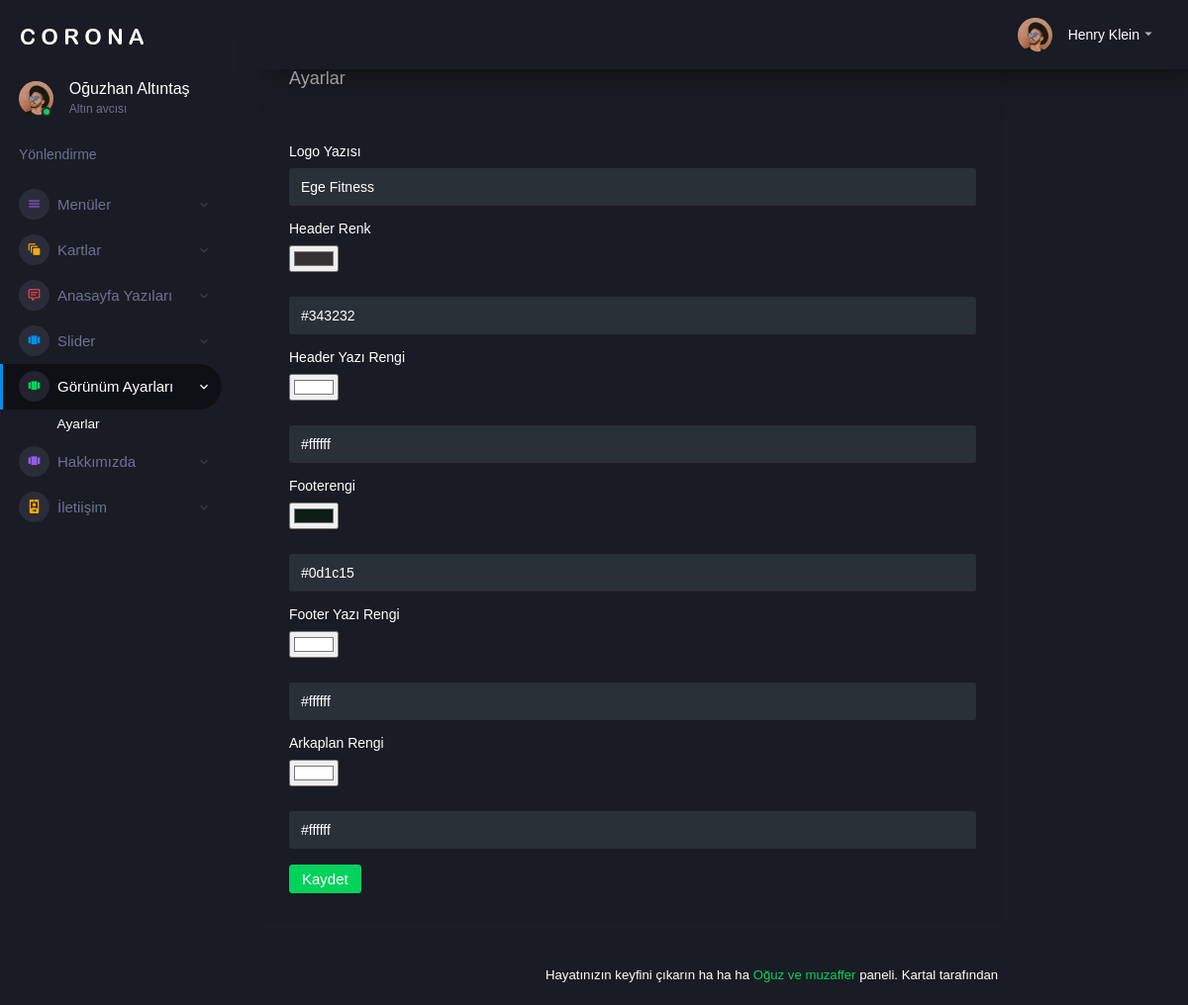
The page /adminPanel/ayar.php (signed in) on the database its author committed.
### tables this page shows
CREATE TABLE IF NOT EXISTS `ayar` (
  `id` int(11) NOT NULL AUTO_INCREMENT,
  `logo` varchar(50) NOT NULL,
  `header_renk` varchar(50) NOT NULL,
  `header_yazi_renk` varchar(50) NOT NULL,
  `footer_renk` varchar(50) NOT NULL,
  `footer_yazi_renk` varchar(50) NOT NULL,
  `bg_renk` varchar(50) NOT NULL,
  PRIMARY KEY (`id`)
);

### adminPanel/ayar.php (the view, shortened to what this page needs)
<?php
include "panelheader.php";
include "../baglan.php";
$ayar = $conn->query("SELECT * FROM ayar", PDO::FETCH_ASSOC);
$ayar->rowCount();
$ayarCek =  $ayar->fetch(PDO::FETCH_ASSOC);
?>
  <div class="row" style="margin-left: 10px;">
              <div class="col-md-12 grid-margin stretch-card">
                <div class="card">
                  <div class="card-body">
                    <h4 class="card-title">Ayarlar</h4>
                    <h4 class="card-description"> Ayarlar </h4><br><br>
                    <form class="forms-sample" action="ayarİslem.php" method="POST">
                    <div class="form-group">
                        <label for="exampleInputUsername1">Logo Yazısı</label>
                        <br>
                        <input type="text" value="<?php echo $ayarCek['logo']; ?>" class="form-control"  placeholder="" name="logo" required >
                      </div>
                      <div class="form-group">
                        <label for="exampleInputUsername1">Header Renk</label>
                        <br>
                        <input type="color" id="headerRenk" value="<?php echo $ayarCek['header_renk']; ?>" >
                        <br><br>
                        <input type="text" value="<?php echo $ayarCek['header_renk']; ?>" class="form-control" id="headerRenktxt" placeholder="" name="headerRenk" required >
                      </div>
                      <div class="form-group">
                        <label for="exampleInputEmail1">Header Yazı Rengi</label>
                        <br>
                        <input type="color" id="headerYaziRenk" value="<?php echo $ayarCek['header_yazi_renk']; ?>">
                        <br> <br>
                        <input type="text"  value="<?php echo $ayarCek['header_yazi_renk']; ?>" class="form-control" id="headerYaziRenktxt" placeholder="" name="headerYaziRenk" required>
                      </div>
                      <div class="form-group">
                      <label for="exampleInputEmail1">Footerengi</label>
                        <br>
                        <input type="color" id="footerRenk" value="<?php echo $ayarCek['footer_renk']; ?>">
                        <br> <br>
                        <input type="text"  value="<?php echo $ayarCek['footer_renk']; ?>" class="form-control" id="footerRenktxt" placeholder="" name="footerRenk" required>
                      </div>
                      <div class="form-group">
                      <label for="exampleInputEmail1">Footer Yazı Rengi</label>
                        <br>
                        <input type="color" id="footerYaziRenk" value="<?php echo $ayarCek['footer_yazi_renk'];?>">
                        <br> <br>
                        <input type="text"  value="<?php echo $ayarCek['footer_yazi_renk']; ?>" class="form-control" id="footerYaziRenktxt" placeholder="" name="footerYaziRenk" required>
                      </div>
                       <div class="form-group">
                      <label for="exampleInputEmail1">Arkaplan Rengi</label>
                        <br>
                        <input type="color" id="bgRenk" value="<?php echo $ayarCek['bg_renk'];?>">
                        <br> <br>
                        <input type="text"  value="<?php echo $ayarCek['bg_renk']; ?>" class="form-control" id="bgRenktxt" placeholder="" name="bgRenk" required>
                      </div>
                     <button type="submit" class="btn btn-success mr-2">Kaydet</button>
                    </form>
                  </div>
                </div>
              </div>
<?php
include "panelfooter.php";
?>

### rows shown on the page
ayar: logo "Ege Fitness", header_renk "#343232", headerRenk "#343232", header_yazi_renk "#ffffff", headerYaziRenk "#ffffff", footer_renk "#0d1c15", footerRenk "#0d1c15", footer_yazi_renk "#ffffff", footerYaziRenk "#ffffff", bg_renk "#ffffff", bgRenk "#ffffff"
